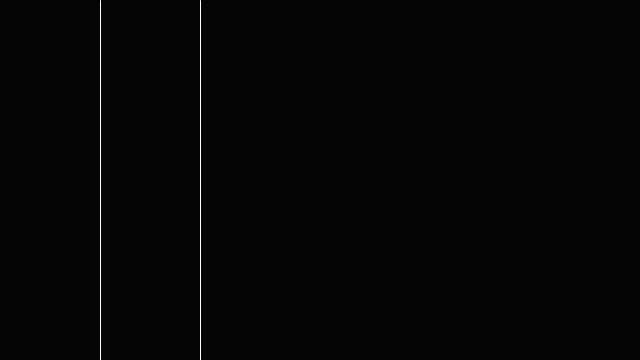
Frame 1 (no input)
Frame 60 (the mouse pressed at the canvas centre just before this capture): identical to frame 1, image omitted
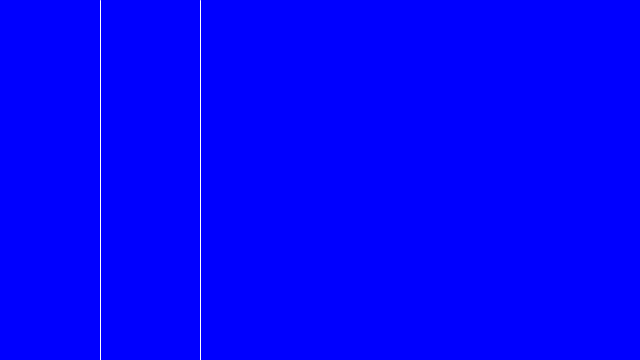
Frame 120 (the mouse held since frame 60 and released just before this capture)

The Processing sketch that drew these frames (run headless with seeded random() and noise(); from frame 60 on, the mouse is pressed at the canvas centre):

// Processing sketch: sketch_5_1if
// ── sketch_5_1if.pde

void setup() {
  size(640,360);

}

void draw() {
  background(5);
  
  if (mouseX > 100) {
    background(255,0,0);
  }
  
  if (mouseX > 200) {
    background(0,0,255);
  }
  stroke(255);
  line(100,0,100,height);
  line(200,0,200,height);
  

}
